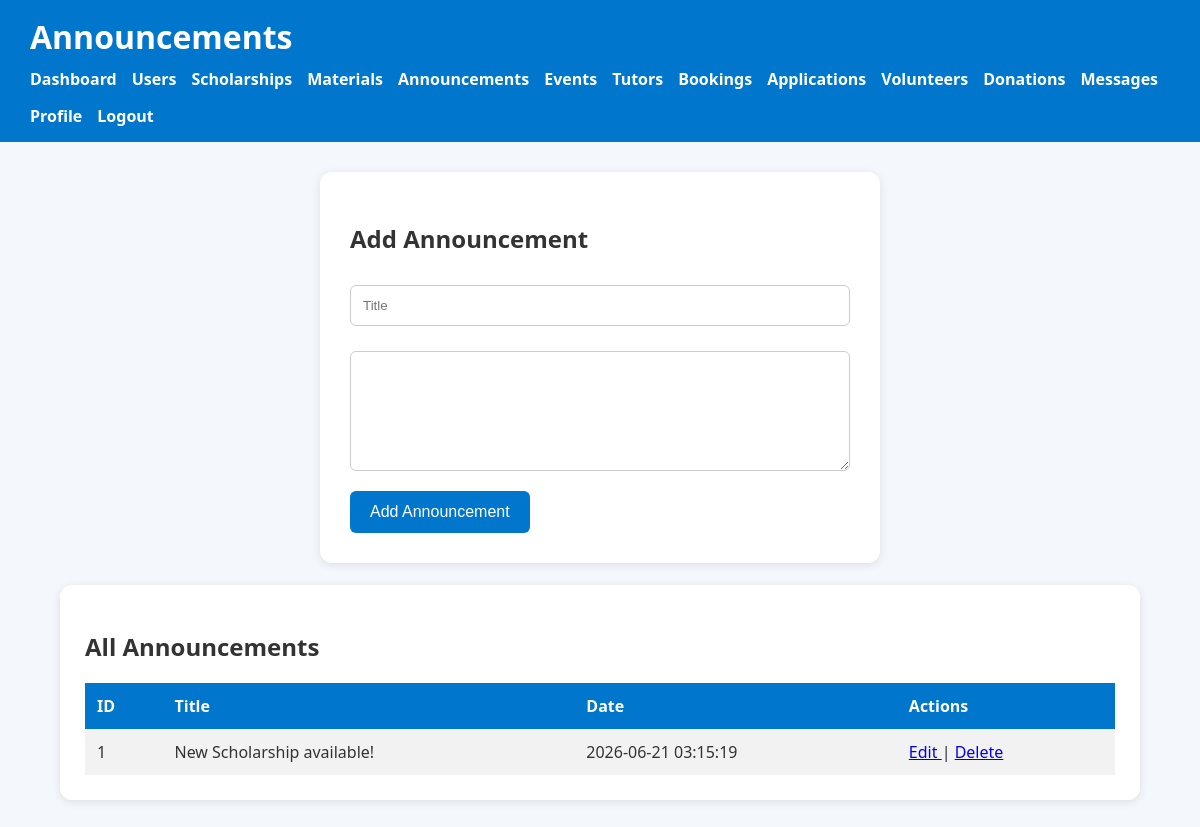
/manage_announcements.php (signed in), run on the app's committed database.
### tables this page shows
CREATE TABLE `announcements` (
  `id` int(11) NOT NULL,
  `title` varchar(100) NOT NULL,
  `message` text NOT NULL,
  `created_at` timestamp NOT NULL DEFAULT current_timestamp()
);

### manage_announcements.php (the view, shortened to what this page needs)
<?php
include("db.php");
$result=mysqli_query(
$conn,
"SELECT * FROM announcements ORDER BY created_at DESC");
?>
<!DOCTYPE html>
<html>
<head>
<link rel="stylesheet" href="style.css">
</head>
<body>
<header>
<h1>Announcements</h1>
<nav>
<a href="admin_dashboard.php">Dashboard</a>
<a href="manage_users.php">Users</a>
<a href="manage_scholarships.php">Scholarships</a>
<a href="manage_materials.php">Materials</a>
<a href="manage_announcements.php">Announcements</a>
<a href="manage_events.php">Events</a>
<a href="manage_tutors.php">Tutors</a>
<a href="manage_bookings.php">Bookings</a>
<a href="manage_applications.php">Applications</a>
<a href="manage_volunteers.php">Volunteers</a>
<a href="manage_donations.php">Donations</a>
<a href="manage_contacts.php">Messages</a>
<a href="profile.php">Profile</a>
<a href="logout.php">Logout</a>
</nav>
</header>
<div class="container">
<form method="POST">
<h2>Add Announcement</h2>
<input
type="text"
name="title"
placeholder="Title"
required>
<textarea
name="message"
style="width:100%;height:120px;"
required></textarea>
<button
type="submit"
name="add">
Add Announcement
</button>
</form>
<br>
<div class="card">
<h2>All Announcements</h2>
<table>
<tr>
<th>ID</th>
<th>Title</th>
<th>Date</th>
<th>Actions</th>
</tr>
<?php while($row=mysqli_fetch_assoc($result)){ ?>
<tr>
<td><?php echo $row['id']; ?></td>
<td><?php echo $row['title']; ?></td>
<td><?php echo $row['created_at']; ?></td>
<td>
<a href="edit_announcement.php?id=<?php echo $row['id']; ?>">
Edit
</a>
|
<a href="delete_announcement.php?id=<?php echo $row['id']; ?>">
Delete
</a>
</td>
</tr>
<?php } ?>
</table>
</div>
</div>
</body>
</html>

### style.css (style rules this page uses)
body { margin:0; font-family:Segoe UI, Arial, sans-serif; background:#f4f8fc; color:#333; }
header { background:#0077CC; color:white; padding:15px 30px; }
header h1 { margin:0; }
nav { margin-top:10px; display:flex; flex-wrap:wrap; gap:15px; }
nav a { color:white; text-decoration:none; font-weight:bold; }
.container { width:90%; max-width:1100px; margin:auto; padding:30px 0; }
.card { background:white; padding:25px; border-radius:12px; box-shadow:0 2px 10px rgba(0,0,0,0.1); transition:.3s; margin-bottom:20px; }
form { background:white; padding:30px; max-width:500px; margin:auto; border-radius:12px; box-shadow:0 2px 10px rgba(0,0,0,0.1); }
input, textarea, select { width:100%; padding:12px; margin-top:10px; margin-bottom:15px; border:1px solid #ccc; border-radius:6px; box-sizing:border-box; }
button { padding:12px 20px; background:#0077CC; color:white; border:none; border-radius:6px; cursor:pointer; font-size:16px; transition:.3s; }
table { width:100%; border-collapse:collapse; }
th { background:#0077CC; color:white; }
th, td { padding:12px; text-align:left; }
tr:nth-child(even) { background:#f2f2f2; }

### data on the page
announcements: id "1", title "New Scholarship available!", created_at "2026-06-21 03:15:19"
